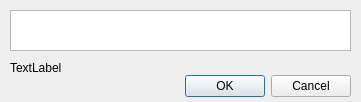
<?xml version="1.0" encoding="UTF-8"?>
<ui version="4.0">
 <class>VectorInputDialog</class>
 <widget class="QDialog" name="VectorInputDialog">
  <property name="geometry">
   <rect>
    <x>0</x>
    <y>0</y>
    <width>361</width>
    <height>102</height>
   </rect>
  </property>
  <property name="windowTitle">
   <string>Dialog</string>
  </property>
  <widget class="QDialogButtonBox" name="buttonBox">
   <property name="geometry">
    <rect>
     <x>10</x>
     <y>70</y>
     <width>341</width>
     <height>32</height>
    </rect>
   </property>
   <property name="orientation">
    <enum>Qt::Orientation::Horizontal</enum>
   </property>
   <property name="standardButtons">
    <set>QDialogButtonBox::StandardButton::Cancel|QDialogButtonBox::StandardButton::Ok</set>
   </property>
  </widget>
  <widget class="QPlainTextEdit" name="vectorinput">
   <property name="geometry">
    <rect>
     <x>10</x>
     <y>10</y>
     <width>341</width>
     <height>41</height>
    </rect>
   </property>
  </widget>
  <widget class="QLabel" name="status">
   <property name="geometry">
    <rect>
     <x>10</x>
     <y>60</y>
     <width>341</width>
     <height>16</height>
    </rect>
   </property>
   <property name="text">
    <string>TextLabel</string>
   </property>
  </widget>
 </widget>
 <resources/>
 <connections>
  <connection>
   <sender>buttonBox</sender>
   <signal>accepted()</signal>
   <receiver>VectorInputDialog</receiver>
   <slot>accept()</slot>
   <hints>
    <hint type="sourcelabel">
     <x>248</x>
     <y>254</y>
    </hint>
    <hint type="destinationlabel">
     <x>157</x>
     <y>274</y>
    </hint>
   </hints>
  </connection>
  <connection>
   <sender>buttonBox</sender>
   <signal>rejected()</signal>
   <receiver>VectorInputDialog</receiver>
   <slot>reject()</slot>
   <hints>
    <hint type="sourcelabel">
     <x>316</x>
     <y>260</y>
    </hint>
    <hint type="destinationlabel">
     <x>286</x>
     <y>274</y>
    </hint>
   </hints>
  </connection>
 </connections>
</ui>
